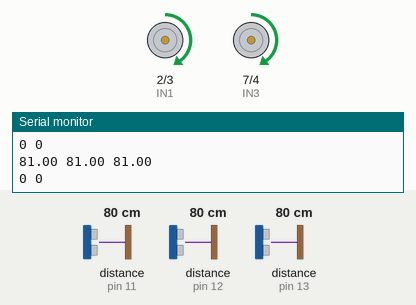
This sketch was run on a simulated Arduino Uno, built with avr-gcc and run on an emulated ATmega328P. Shown: motor-driver pin pairs drawn as motors (green arrow = first pin HIGH = forward, orange = second pin HIGH = backward, longer = more drive, scaled by the enable pin), the last lines printed to the serial monitor. The inputs (shaded band) are chosen by the test bench; at power-on: distance to the obstacle (sensors on pin 11, pin 13, pin 12) 80 cm.

Above: at 0.98 s.
1.4 s: distance to the obstacle (sensor on pin 11) set to 45 cm
4.4 s: distance to the obstacle (sensor on pin 11) set to 36 cm
At 5.9 s:
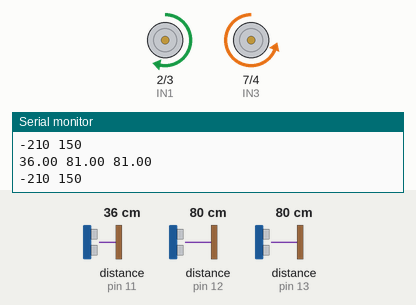
6.2 s: distance to the obstacle (sensor on pin 13) set to 35 cm
At 7.4 s:
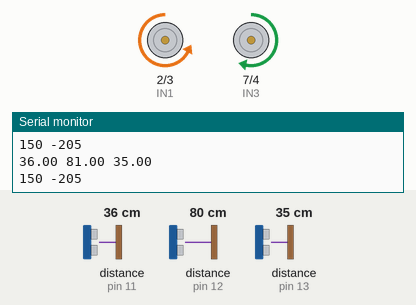
7.7 s: distance to the obstacle (sensor on pin 12) set to 22 cm
9.2 s: distance to the obstacle (sensor on pin 12) set to 17 cm
At 10.0 s:
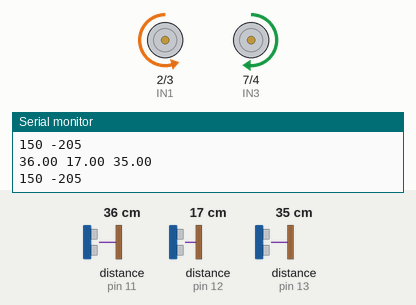
10.7 s: distance to the obstacle (sensor on pin 12) set to 35 cm
At 11.9 s:
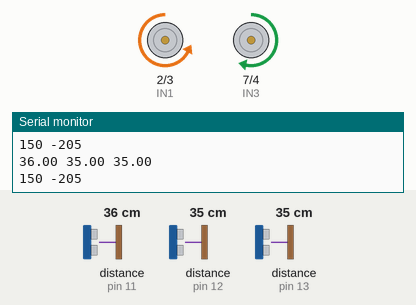
Timing chart, 0 to 13.3 s (numbered marks = the images above; inputs shaded):
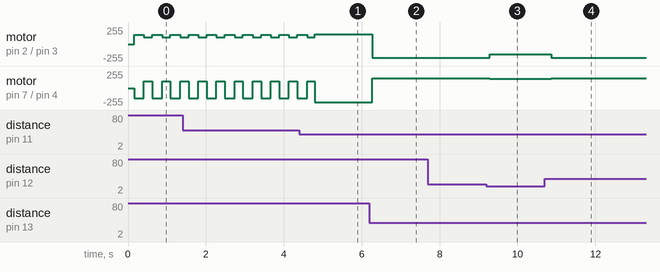

Measured:
- the behaviour switches between 41 and 40 cm on distance to the obstacle (sensor on pin 11) (found by bisection; images 0 and 1)
- the behaviour switches between 20 and 19 cm on distance to the obstacle (sensor on pin 12) (found by bisection; images 2 and 3)
- after the input at 6.2 s, motor on pin 2 (IN1) / pin 3 (IN2): forward 150/255 → backward 205/255 after 0.08 s; motor on pin 7 (IN3) / pin 4 (IN4): backward 210/255 → forward 150/255 after 0.08 s
- after the input at 9.2 s, motor on pin 2 (IN1) / pin 3 (IN2): backward 205/255 → backward 155/255 after 0.08 s; motor on pin 7 (IN3) / pin 4 (IN4): forward 150/255 → forward 140/255 after 0.08 s
- after the input at 10.7 s, motor on pin 2 (IN1) / pin 3 (IN2): backward 155/255 → backward 205/255 after 0.17 s; motor on pin 7 (IN3) / pin 4 (IN4): forward 140/255 → forward 150/255 after 0.17 s
- by itself, motor on pin 2 (IN1) / pin 3 (IN2): alternates forward 140/255 for 0.25 s and forward 100/255 for 0.22 s
- by itself, motor on pin 7 (IN3) / pin 4 (IN4): alternates backward 150/255 for 0.25 s and forward 100/255 for 0.22 s

The sketch:

left_right_follow.ino
```cpp
#include <NewPing.h>

//defining pin
#define ENA 6
#define IN1 2
#define IN2 3
#define IN3 7
#define IN4 4
#define ENB 5
#define ft_ult 8 //front ultrasonic trigger pin
#define lrt_ult 9 // left and right ultrasonic trigger pin
#define l_ult 11
#define f_ult 12
#define r_ult 13
#define LED 10
#define SDA A4
#define SCL A5

//defining ultrasonic variable
#define Sonar_Num 3
unsigned long pingTimer[Sonar_Num];
double cm[Sonar_Num];
uint8_t currentSensor = 0;

//defining variable motoR
int speed = 70;
int speedL, speedR;

//setting pid
double Err, SetPoint = 10, SumErr, LastErr = 0, dt = 0.1;
double Kil = 0, Kpl = 5, Kdl = 0;
double P, I, D, PIDl;

NewPing sonar[Sonar_Num] = {
  NewPing(lrt_ult, l_ult, 200),
  NewPing(ft_ult, f_ult, 200),
  NewPing(lrt_ult, r_ult, 200)
};

int motor(int speedL, int speedR){
  if (speedL > 0 && speedR > 0){
    digitalWrite(IN1, HIGH);
    digitalWrite(IN2, LOW);
    analogWrite(ENA, speedR);
    digitalWrite(IN3, HIGH);
    digitalWrite(IN4, LOW);
    analogWrite(ENB, speedL);
  }
  else if (speedL < 0 && speedR > 0){
    digitalWrite(IN1, HIGH);
    digitalWrite(IN2, LOW);
    analogWrite(ENA, speedR);
    digitalWrite(IN3, LOW);
    digitalWrite(IN4, HIGH);
    analogWrite(ENB, (speedL*(-1)));
  }
  else if (speedL > 0 && speedR < 0){
    digitalWrite(IN1, LOW);
    digitalWrite(IN2, HIGH);
    analogWrite(ENA, (speedR*(-1)));
    digitalWrite(IN3, HIGH);
    digitalWrite(IN4, LOW);
    analogWrite(ENB, speedL);
  }
  else if (speedL < 0 && speedR < 0){
    digitalWrite(IN1, LOW);
    digitalWrite(IN2, HIGH);
    analogWrite(ENA, (speedR*(-1)));
    digitalWrite(IN3, LOW);
    digitalWrite(IN4, HIGH);
    analogWrite(ENB, (speedL*(-1)));
  }
}

int motorR(int speedL, int speedR){
  digitalWrite(IN1, LOW);
  digitalWrite(IN2, HIGH);
  analogWrite(ENA, speedR);
  digitalWrite(IN3, HIGH);
  digitalWrite(IN4, LOW);
  analogWrite(ENB, speedL);
}

int motorL(int speedL, int speedR){
  digitalWrite(IN1, HIGH);
  digitalWrite(IN2, LOW);
  analogWrite(ENA, speedR);
  digitalWrite(IN3, LOW);
  digitalWrite(IN4, HIGH);
  analogWrite(ENB, speedL);
}

void motorSpeedL(){
  Err = SetPoint - cm[0];
  SumErr = LastErr + Err;
  LastErr = Err;
  P = Kpl * Err;
  I = Kil * SumErr;
  D = (Kdl)*(Err - LastErr);
  PIDl = P + I + D;
  speedL = speed + PIDl;
  speedR = speed - PIDl;
  if(speedL < 0){
    if (speedL-50 < -180){
      speedL = -160;
    }
    else{
      speedL = speedL-150;
    }
  }
  else if(speedL > 150){
    speedL = 150;
  }
  if(speedR < 0){
    if (speedR-50 < -180){
      speedL = -180;
    }
    else{
      speedR = speedR-150;
    }
  }
  else if(speedR > 150){
    speedR = 150;
  }
}

void motorSpeedR(){
  Err = SetPoint - cm[2];
  SumErr = LastErr + Err;
  LastErr = Err;
  P = Kpl * Err;
  I = Kil * SumErr;
  D = (Kdl)*(Err - LastErr);
  PIDl = P + I + D;
  speedL = speed - PIDl;
  speedR = speed + PIDl;
  if(speedL < 0){
    if (speedL-50 < -180){
      speedL = -160;
    }
    else{
      speedL = speedL-150;
    }
  }
  else if(speedL > 150){
    speedL = 150;
  }
  if(speedR < 0){
    if (speedR-50 < -180){
      speedL = -180;
    }
    else{
      speedR = speedR-150;
    }
  }
  else if(speedR > 150){
    speedR = 150;
  }
}

void setup() {
  // put your setup code here, to run once:
  pinMode(IN1, OUTPUT);
  pinMode(IN2, OUTPUT);
  pinMode(IN3, OUTPUT);
  pinMode(IN4, OUTPUT);
  pinMode(ENA, OUTPUT);
  pinMode(ENB, OUTPUT);
  pinMode(ft_ult, OUTPUT);
  pinMode(lrt_ult, OUTPUT);
  pinMode(l_ult, INPUT);
  pinMode(f_ult, INPUT);
  pinMode(r_ult, INPUT);
  Serial.begin(9600);
}

void loop() {
  for (uint8_t i = 0; i < Sonar_Num; i++) { // Loop through each sensor and display results.
    delay(40); // Wait 40ms between pings (about 20 pings/sec). 29ms should be the shortest delay between pings.
    cm[i] = sonar[i].ping_cm();
  }
  if(cm[1] < 20){
    if (cm[0] > 40){
      motorL(speed+75, speed+70);
      delay(250);
      motor(speed+30, speed+30);
      delay(30);
    }
    else {
      motorR(speed+70, speed+85);
      delay(135);
    }
  }
  else if (cm[0] > 40){
    delay(20);
    motorL(speed+80, speed+70);
    delay(250);
    motor(speed+30, speed+30);
    delay(60);
  }
  else{
    if (cm[0] <= cm[2]){
      motorSpeedL();
      motor(speedL, speedR);
    }
    else if (cm[0] > cm[2]){
      motorSpeedR();
      motor(speedL, speedR);
    }
  }
  Serial.print(cm[0]);
  Serial.print(" ");
  Serial.print(cm[1]);
  Serial.print(" ");
  Serial.println(cm[2]);
  Serial.print(speedL);
  Serial.print(" ");
  Serial.println(speedR);
}
```
